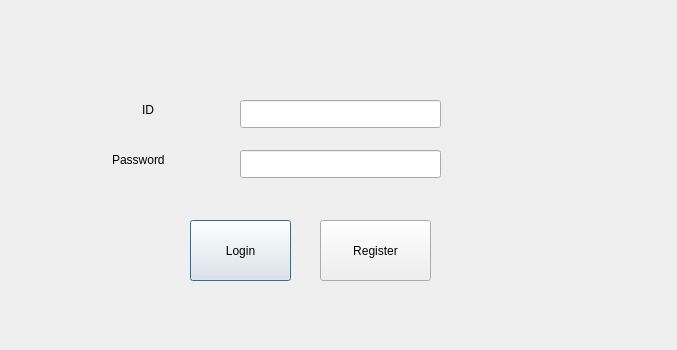
<?xml version="1.0" encoding="UTF-8"?>
<ui version="4.0">
 <class>CustomerLogin</class>
 <widget class="QDialog" name="CustomerLogin">
  <property name="geometry">
   <rect>
    <x>0</x>
    <y>0</y>
    <width>677</width>
    <height>350</height>
   </rect>
  </property>
  <property name="windowTitle">
   <string>Dialog</string>
  </property>
  <widget class="QLabel" name="IdLabel">
   <property name="geometry">
    <rect>
     <x>142</x>
     <y>100</y>
     <width>101</width>
     <height>20</height>
    </rect>
   </property>
   <property name="text">
    <string>ID</string>
   </property>
  </widget>
  <widget class="QLabel" name="PasswordLabel">
   <property name="geometry">
    <rect>
     <x>112</x>
     <y>150</y>
     <width>121</width>
     <height>20</height>
    </rect>
   </property>
   <property name="text">
    <string>Password</string>
   </property>
  </widget>
  <widget class="QLineEdit" name="CustomerIDSignIn">
   <property name="geometry">
    <rect>
     <x>240</x>
     <y>100</y>
     <width>201</width>
     <height>28</height>
    </rect>
   </property>
   <property name="text">
    <string/>
   </property>
  </widget>
  <widget class="QLineEdit" name="CustomerPasswordSignIn">
   <property name="geometry">
    <rect>
     <x>240</x>
     <y>150</y>
     <width>201</width>
     <height>28</height>
    </rect>
   </property>
  </widget>
  <widget class="QPushButton" name="LoginButton">
   <property name="geometry">
    <rect>
     <x>190</x>
     <y>220</y>
     <width>101</width>
     <height>61</height>
    </rect>
   </property>
   <property name="text">
    <string>Login</string>
   </property>
  </widget>
  <widget class="QPushButton" name="RegisterButton">
   <property name="geometry">
    <rect>
     <x>320</x>
     <y>220</y>
     <width>111</width>
     <height>61</height>
    </rect>
   </property>
   <property name="text">
    <string>Register</string>
   </property>
  </widget>
 </widget>
 <resources/>
 <connections/>
</ui>
